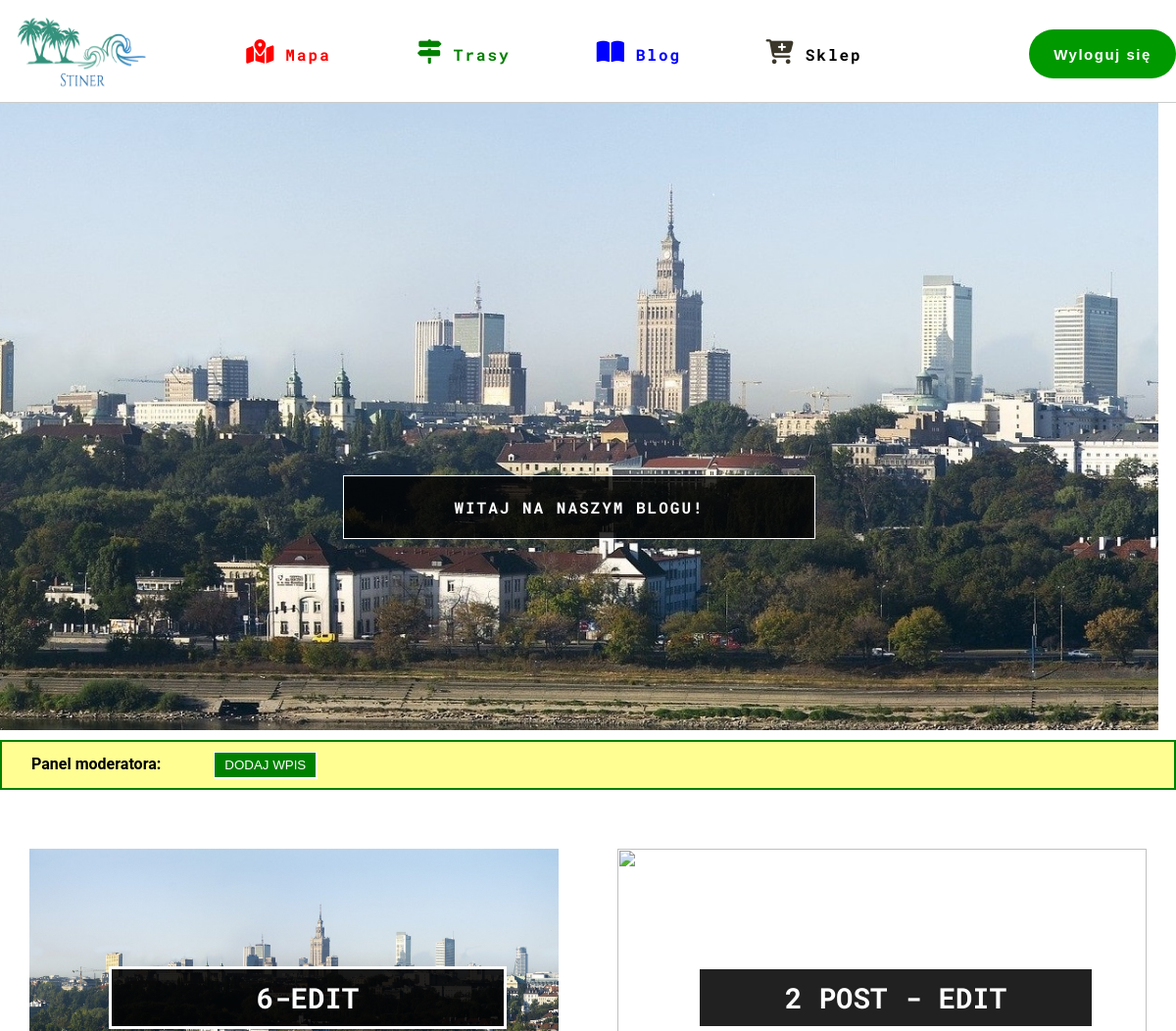
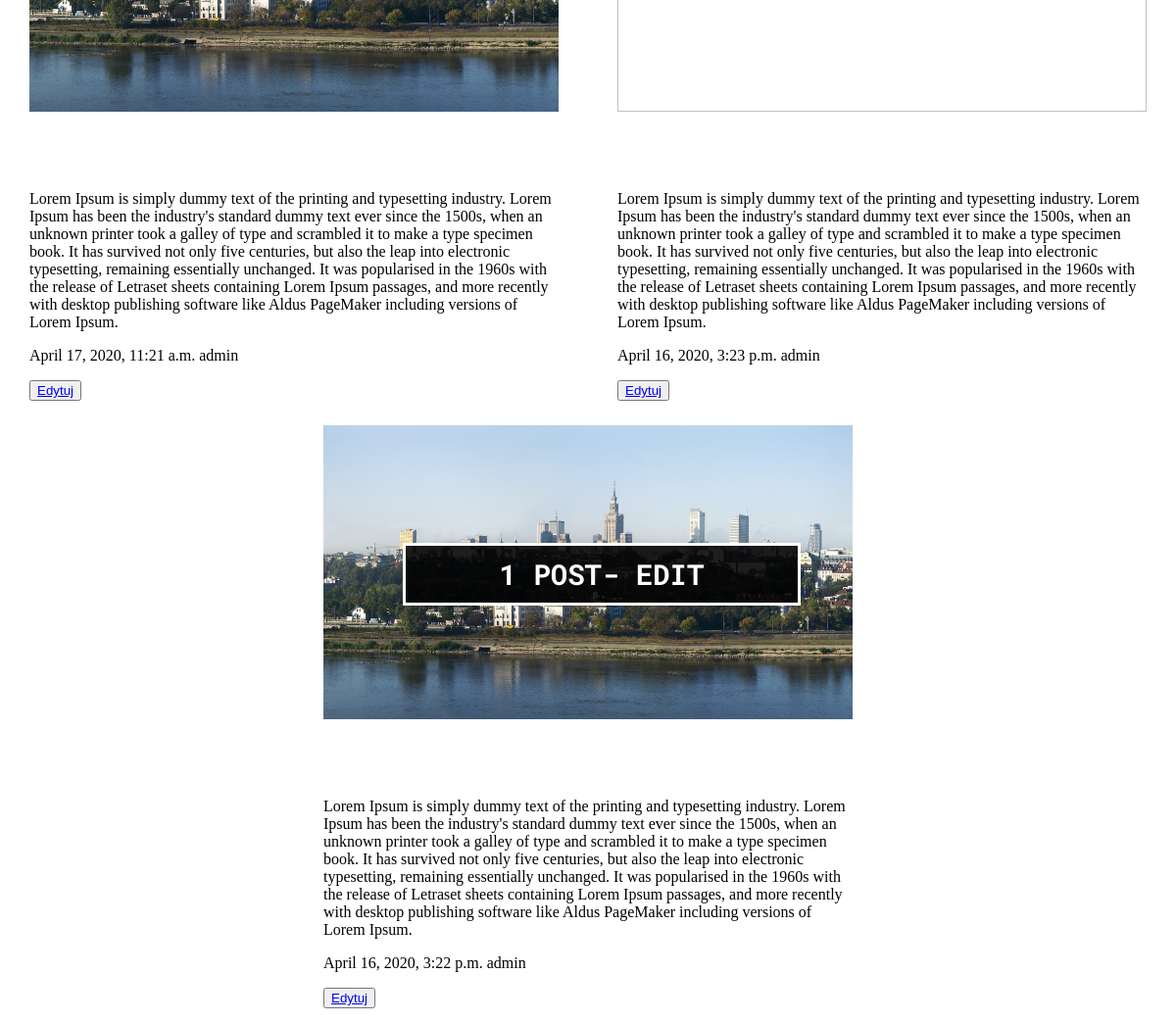
The page /blog/manage/ (signed in) on the database its author committed (2 pictures, top to bottom).
### blog/models.py (models this page shows, shortened)
class Post(models.Model):
    STATUT_CHOICES = (
        ('draft', 'Szkic'),
        ('published', 'Opublikowany'),
    )
    owner = models.ForeignKey(User, related_name='posts_created', on_delete=models.CASCADE)
    title = models.CharField(max_length=30)
    slug = models.SlugField(max_length=250)
    image = models.ImageField(upload_to='media/img/%Y/%m%d')
    body = models.TextField()
    publish = models.DateTimeField(default=timezone.now)
    created = models.DateTimeField(auto_now_add=True)
    status = models.CharField(max_length=10, choices=STATUT_CHOICES, default='draft')
    class Meta:
        ordering = ('-publish',)

### blog/views.py (the view)
# urls.py: path('manage/',views.ManagePostListView.as_view() , name='manage_post_list'),
class ManagePostListView(PermissionRequiredMixin, ListView):
    model = Post
    permission_required = 'blog.add_post'
    template_name = 'blog/manage/posts/list.html'

### blog/templates/blog/manage/posts/list.html
{% extends "base.html" %}
{% load static %}
{% block content %}
<div class="content">
    <div class="blog_title">
        <div class="title"><p>Witaj na naszym Blogu! </p> </div>
    </div>
    <div class="panel_moderator_blog">
        <span>Panel moderatora: </span>
        <button><a href="{%url 'blog:post_create' %}">Dodaj wpis</a></button>
    </div>
    <div class="posts">
        {% for post in object_list %}
            <div class="post">
                <div class="image"><img src='{{post.image.url}}' alt=""></div>
                <div class="title"><p>{{post.title}}</p></div>
                <div class="body"><p>{{post.body}}</p></div>
                <div class="info"><p>{{post.created}} {{post.owner}}</p></div>
                {% if post.owner == request.user %}
                <button><a href="{% url 'blog:post_edit' post.id %}">Edytuj</a></button>
                {% endif %}
            </div>
        {% endfor %}
    </div>
</div>
{% endblock %}

### map/static/css/style.css (style rules this page uses)
html, body { width: 100%;height: 100%;margin: 0;padding: 0; }
div.blog_title { width:98.5vw; height:80vh; background-image: url("../../static/img/city.jpg"); background-size: cover; background-repeat: no-repeat; background-position: center; }
div.blog_title div.title { color: white; position: relative; top:380px; border:1px solid white; background-color: rgba(0, 0, 0, 0.8); width:40vw; padding: 5px 0; margin: 0 auto; text-align: center; }
div.blog_title div.title p { text-transform: uppercase; font-weight: bold; font-family: 'Roboto Mono', monospace; letter-spacing: 2px; }
div.posts { display: flex; flex-direction: row; flex-wrap: wrap; margin: 50px 0; }
div.posts div.post { width:45vw; margin: 10px auto; height:600px; }
div.posts div.post div.image { width:100%; height: 300px; }
div.posts div.post div.title { position: relative; top:-180px; border:3px solid white; width: 400px; left:15%; background-color: rgba(0, 0, 0, 0.87); text-align: center; }
div.posts div.post div.title p { color: white; font-size: 29px; font-weight: bold; font-family: 'Roboto Mono', monospace; margin: 10px; text-transform: uppercase; }
div.posts div.post div.body { margin:0; }
div.panel_moderator_blog { border: 2px solid green; background-color: #fffe93; margin-top: 10px; padding: 10px 30px; }
div.panel_moderator_blog span { font-family: "Roboto", "Lucida Grande", Verdana, Arial, sans-serif; margin-right: 50px; font-weight: bold; }
div.panel_moderator_blog button { background-color: green; padding: 5px 10px; box-shadow: 1px 1px 0 white; border: 1px solid white; }
div.panel_moderator_blog button a { color: white; text-transform: uppercase; text-decoration: none; }

### rows shown on the page
Post: title "6-EDIT", body "Lorem Ipsum is simply dummy text of the printing and typesetting industry. Lorem Ipsum has been the industry's standard dummy text ever since the 1500s, when an unknown printer took a galley of type and scrambled it to make a type specimen book. It has survived not only five centuries, but also the leap into electronic typesetting, remaining essentially unchanged. It was popularised in the 1960s with the release of Letraset sheets containing Lorem Ipsum passages, and more recently with desktop publishing software like Aldus PageMaker including versions of Lorem Ipsum.", created "April 17, 2020, 11:21 a.m.", owner "admin", shows "Edytuj"
Post: title "2 POST - EDIT", body "Lorem Ipsum is simply dummy text of the printing and typesetting industry. Lorem Ipsum has been the industry's standard dummy text ever since the 1500s, when an unknown printer took a galley of type and scrambled it to make a type specimen book. It has survived not only five centuries, but also the leap into electronic typesetting, remaining essentially unchanged. It was popularised in the 1960s with the release of Letraset sheets containing Lorem Ipsum passages, and more recently with desktop publishing software like Aldus PageMaker including versions of Lorem Ipsum.", created "April 16, 2020, 3:23 p.m.", owner "admin", shows "Edytuj"
Post: title "1 POST- EDIT", body "Lorem Ipsum is simply dummy text of the printing and typesetting industry. Lorem Ipsum has been the industry's standard dummy text ever since the 1500s, when an unknown printer took a galley of type and scrambled it to make a type specimen book. It has survived not only five centuries, but also the leap into electronic typesetting, remaining essentially unchanged. It was popularised in the 1960s with the release of Letraset sheets containing Lorem Ipsum passages, and more recently with desktop publishing software like Aldus PageMaker including versions of Lorem Ipsum.", created "April 16, 2020, 3:22 p.m.", owner "admin", shows "Edytuj"
